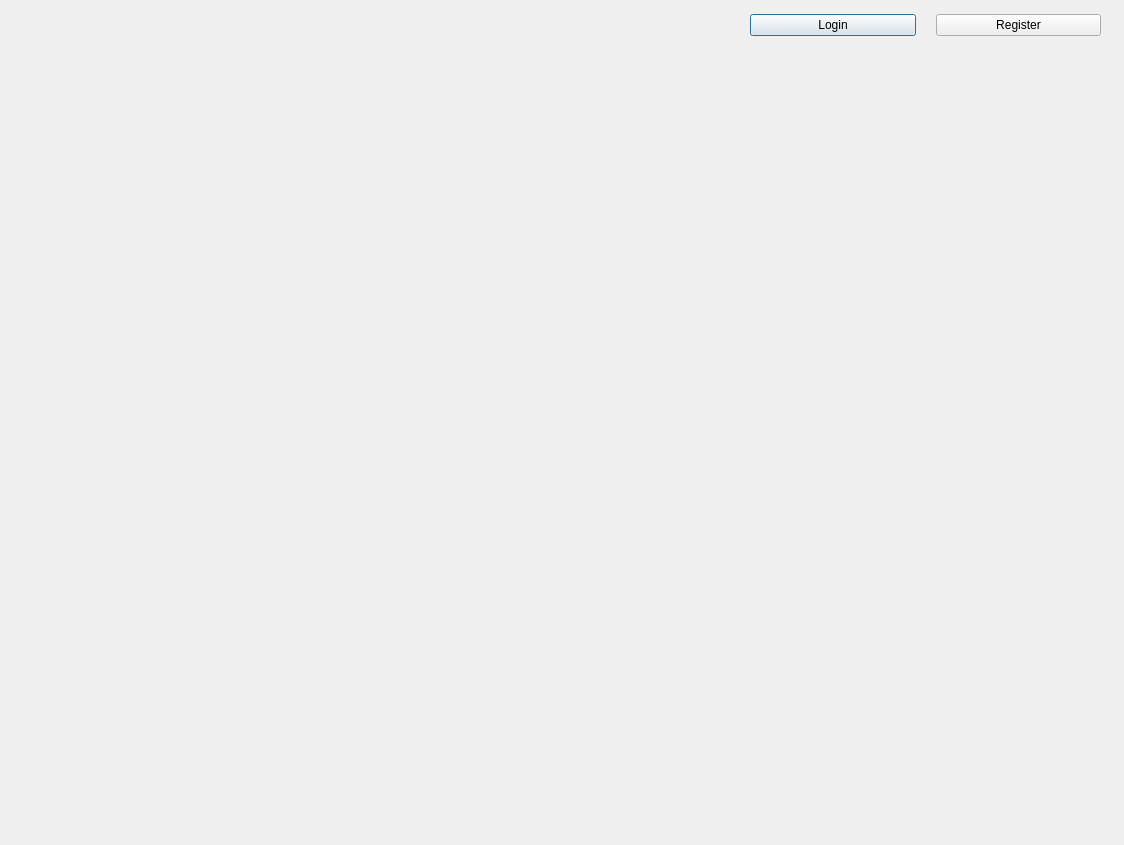
<?xml version="1.0" encoding="UTF-8"?>
<ui version="4.0">
 <class>Dialog</class>
 <widget class="QDialog" name="Dialog">
  <property name="geometry">
   <rect>
    <x>0</x>
    <y>0</y>
    <width>1124</width>
    <height>845</height>
   </rect>
  </property>
  <property name="windowTitle">
   <string>Dialog</string>
  </property>
  <property name="autoFillBackground">
   <bool>false</bool>
  </property>
  <widget class="QWidget" name="horizontalLayoutWidget">
   <property name="geometry">
    <rect>
     <x>730</x>
     <y>0</y>
     <width>391</width>
     <height>51</height>
    </rect>
   </property>
   <layout class="QHBoxLayout" name="horizontalLayout">
    <property name="spacing">
     <number>20</number>
    </property>
    <property name="leftMargin">
     <number>20</number>
    </property>
    <property name="rightMargin">
     <number>20</number>
    </property>
    <item>
     <widget class="QPushButton" name="btnLogin">
      <property name="text">
       <string>Login</string>
      </property>
     </widget>
    </item>
    <item>
     <widget class="QPushButton" name="btnRegister">
      <property name="text">
       <string>Register</string>
      </property>
     </widget>
    </item>
   </layout>
  </widget>
 </widget>
 <resources/>
 <connections/>
</ui>
